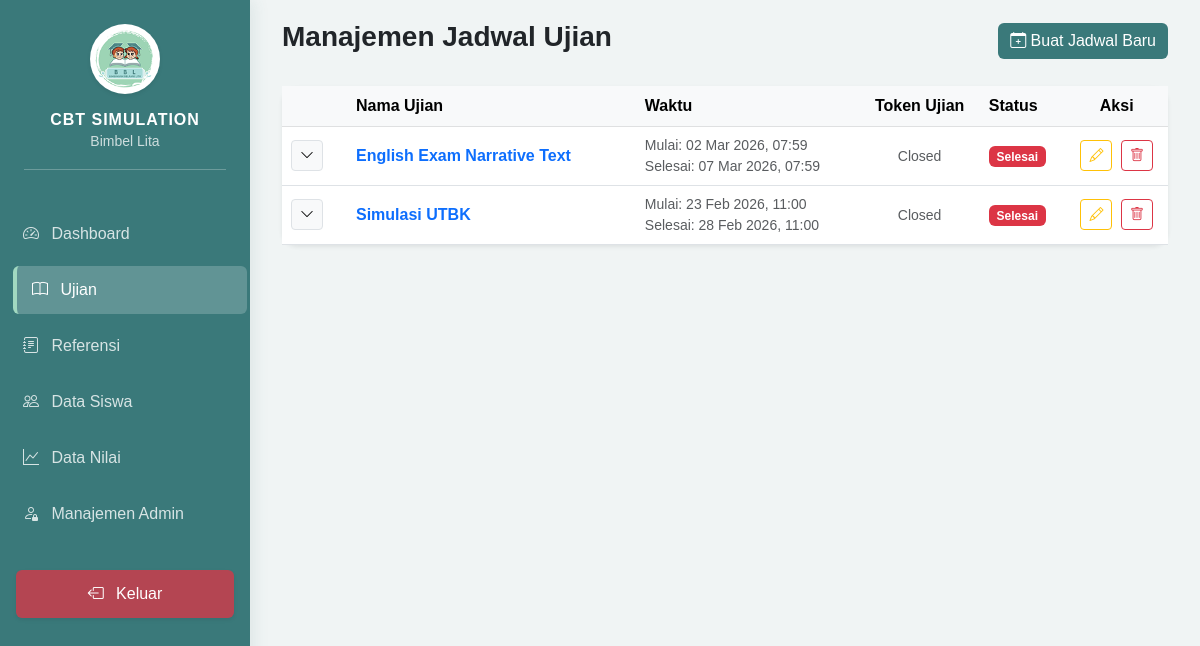
Page /admin/dashboard.php?page=exams (signed in) on the earlier database version.
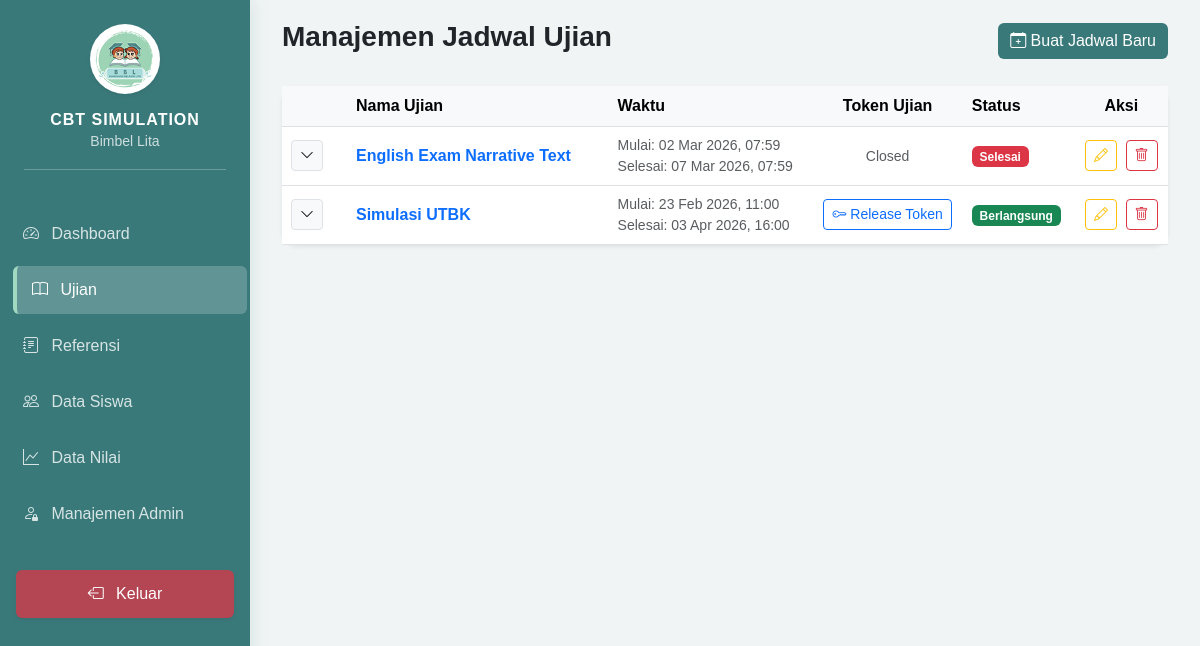
Same page on the later database version.
### tables this page shows
CREATE TABLE `exams` (
  `id` int NOT NULL,
  `exam_name` varchar(255) NOT NULL,
  `start_date` datetime NOT NULL,
  `end_date` datetime NOT NULL,
  `is_active` tinyint(1) DEFAULT '1',
  `created_at` timestamp NULL DEFAULT CURRENT_TIMESTAMP
);

### admin/modules/exams/index.php (the view, shortened to what this page needs)
<?php
require_once '../config/database.php';
$stmt = $pdo->query("SELECT * FROM exams ORDER BY start_date DESC");
$exams = $stmt->fetchAll();
?>
<div class="d-flex justify-content-between align-items-center mb-4">
    <h3 class="fw-bold">Manajemen Jadwal Ujian</h3>
    <button class="btn btn-primary" data-bs-toggle="modal" data-bs-target="#addExamModal">
        <i class="bi bi-calendar-plus"></i> Buat Jadwal Baru
    </button>
</div>
<div class="card border-0 shadow-sm">
    <div class="card-body p-0">
        <div class="table-responsive">
            <table class="table table-hover mb-0 align-middle">
                <thead class="table-light">
                    <tr>
                        <th width="50px"></th>
                        <th class="px-4">Nama Ujian</th>
                        <th>Waktu</th>
                        <th class="text-center">Token Ujian</th> <th>Status</th>
                        <th class="text-center">Aksi</th>
                    </tr>
                </thead>
                <tbody>
                    <?php foreach ($exams as $e): ?>
                    <?php
                        $now = date('Y-m-d H:i:s');
                        $is_started = ($now >= $e['start_date'] && $now <= $e['end_date']);
                        $is_finished = ($now > $e['end_date']);
                    ?>
                    <tr>
                        <td class="text-center">
                            <button class="btn btn-sm btn-light border" type="button" data-bs-toggle="collapse" data-bs-target="#subject-<?= $e['id'] ?>">
                                <i class="bi bi-chevron-down"></i>
                            </button>
                        </td>
                        <td class="px-4 fw-bold text-primary"><?= htmlspecialchars($e['exam_name']) ?></td>
                        <td>
                            <small class="d-block text-muted">Mulai: <?= date('d M Y, H:i', strtotime($e['start_date'])) ?></small>
                            <small class="d-block text-muted">Selesai: <?= date('d M Y, H:i', strtotime($e['end_date'])) ?></small>
                        </td>
                        <td class="text-center">
                            <?php if ($is_started): ?>
                                <div id="token-box-<?= $e['id'] ?>">
                                    <button class="btn btn-sm btn-outline-primary" onclick="initToken(<?= $e['id'] ?>)">
                                        <i class="bi bi-key"></i> Release Token
                                    </button>
                                </div>
                            <?php elseif ($is_finished): ?>
                                <span class="text-muted small">Closed</span>
                            <?php else: ?>
                                <span class="text-muted small">Belum Mulai</span>
                            <?php endif; ?>
                        </td>
                        <td>
                            <?php
                            if ($now < $e['start_date']) echo '<span class="badge bg-warning">Belum Mulai</span>';
                            elseif ($now > $e['end_date']) echo '<span class="badge bg-danger">Selesai</span>';
                            else echo '<span class="badge bg-success">Berlangsung</span>';
                            ?>
                        </td>
                        <td class="text-center">
                            <button class="btn btn-sm btn-outline-warning me-1" data-bs-toggle="modal" data-bs-target="#editExamModal<?= $e['id'] ?>">
                                <i class="bi bi-pencil"></i>
                            </button>
                            <a href="modules/exams/process.php?action=delete&id=<?= $e['id'] ?>"
                               class="btn btn-sm btn-outline-danger"
                               onclick="return confirm('Menghapus Exam akan menghapus semua Subject di dalamnya. Lanjutkan?')">
                                <i class="bi bi-trash"></i>
                            </a>
                        </td>
                    </tr>
                    <?php endforeach; ?>
                </tbody>
            </table>
        </div>
    </div>
</div>

Differences in the rows shown:
changed exams "Simulasi UTBK": end_date "28 Feb 2026, 11:00" → "03 Apr 2026, 16:00"; end_date "Closed Selesai" → "Release Token Berlangsung"
